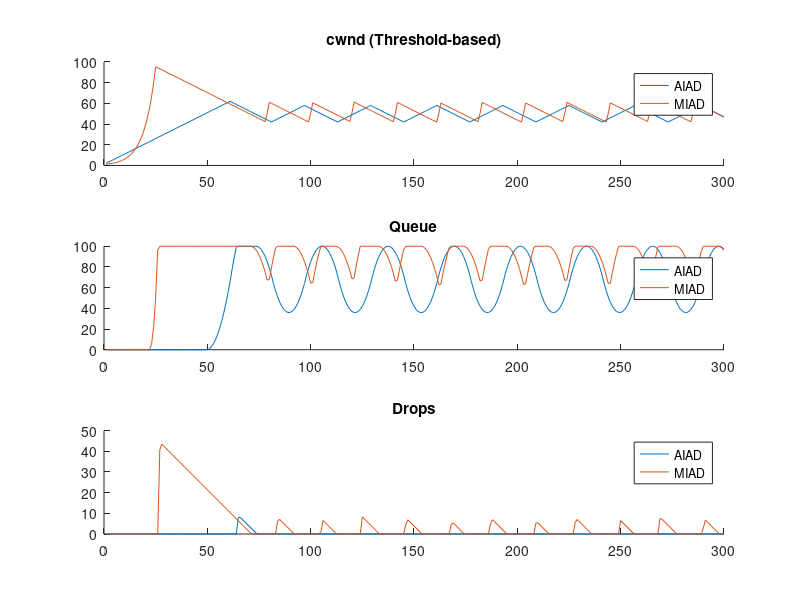

The MATLAB source for this figure:
% TCP CONGESTION CONTROL – THRESHOLD-BASED (ALL ALGORITHMS)

clear; clc; close all;

T = 300;
mu = 50;
K = 100;

q_thresh = 0.7 * K;   % threshold (70% of buffer)

algorithms = {'AIAD', 'MIAD'};

figure;

for a = 1:length(algorithms)

    algo = algorithms{a};

    cwnd = 1;
    q = 0;

    cwnd_trace = zeros(1,T);
    q_trace = zeros(1,T);
    drop_trace = zeros(1,T);

    for t = 1:T

        arrivals = max(cwnd,0);
        q = q + arrivals;

        served = min(q, mu);
        q = q - served;

        if q > K
            drops = q - K;
            q = K;
        else
            drops = 0;
        end

        %  Threshold-based event 
        thresh_event = (q > q_thresh);

        %  Algorithms using threshold 
        switch algo

            case 'AIAD'
                if thresh_event
                    cwnd = cwnd - 1;
                else
                    cwnd = cwnd + 1;
                end

            case 'MIAD'
                if thresh_event
                    cwnd = cwnd - 1;
                else
                    cwnd = cwnd * 1.2;
                end

        end

        cwnd = max(cwnd,1);

        cwnd_trace(t) = cwnd;
        q_trace(t) = q;
        drop_trace(t) = drops;

    end

    %  Plotting 
    subplot(3,1,1);
    hold on;
    plot(cwnd_trace, 'DisplayName', algo);

    subplot(3,1,2);
    hold on;
    plot(q_trace, 'DisplayName', algo);

    subplot(3,1,3);
    hold on;
    plot(drop_trace, 'DisplayName', algo);

end

%  Final Plot Formatting 
subplot(3,1,1);
title('cwnd (Threshold-based)');
legend;

subplot(3,1,2);
title('Queue');
legend;

subplot(3,1,3);
title('Drops');
legend;
